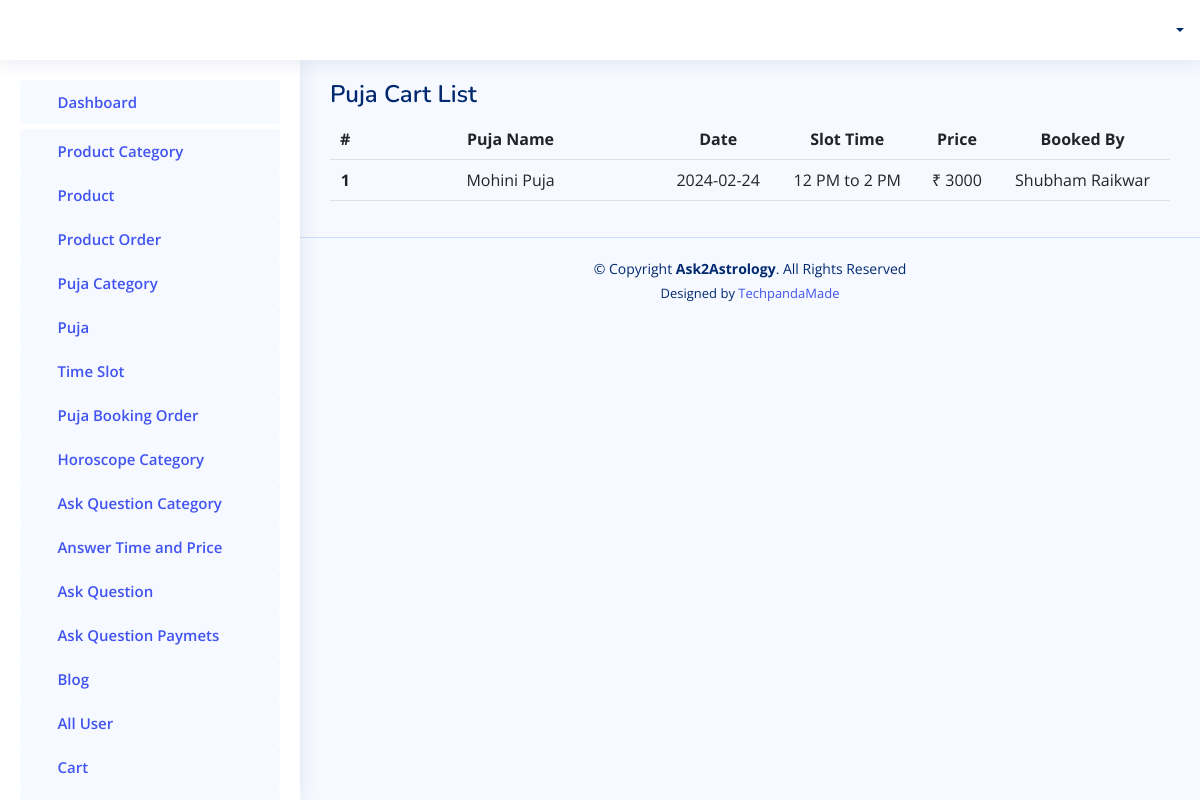
/admin-panel/allpujacarts/, run on the app's committed database.
### userapp/models.py (models this page shows)
class PujaSlotBooking(models.Model):
	class Meta():
		unique_together = ('user', 'pooja')     #using unique together do not create duplicate cart
	user = models.ForeignKey(User, on_delete=models.CASCADE)
	pooja = models.ForeignKey(Pooja, on_delete=models.CASCADE)
	pujaslot = models.ForeignKey(PoojaSlot, on_delete=models.CASCADE)
	dateofpuja = models.CharField(max_length=12, null=True)

### adminapp/models.py (models this page shows, shortened)
class Pooja(models.Model):
    name = models.CharField(max_length=200, null=True)
    pojapicture = models.ImageField(upload_to=filepath4, blank=True, null=True)
    discription = models.CharField(max_length=250, null=True)
    needofpuja = models.CharField(max_length=450, null=True)
    advantages = models.CharField(max_length=500, null=True)
    pujasamagri = models.CharField(max_length=400, null=True)
    category = models.ForeignKey(CategoryOfPooja, on_delete=models.CASCADE)
    pujaslot = models.ForeignKey(PoojaSlot, on_delete=models.CASCADE, null=True)
    dateofpuja = models.CharField(max_length=12, null=True,default=tomorrow)
    price = models.CharField(max_length=200, null=True)
    offers = models.CharField(max_length=200, default=0)
    offerprice = models.CharField(max_length=200, default=0)
    faq = models.TextField(null=True)
    active_status = models.BooleanField(default=True)

class PoojaSlot(models.Model):
    slottime = models.CharField(max_length=10, null=True)

### accounts/models.py (models this page shows)
class User(AbstractUser):
    is_user = models.BooleanField(default=False)
    contactno = models.CharField(max_length=12, null=True)
    profilepicture = models.ImageField(upload_to=filepath, blank=True, null=True)
    gender = models.CharField(max_length=12, null=True)
    language = models.CharField(max_length=50, null=True)
    dateofbirth = models.CharField(max_length=20, null=True)
    marital_status = models.CharField(max_length=50, null=True)
    timeofbirth = models.CharField(max_length=20, null=True)
    placeofbirth = models.CharField(max_length=100, null=True)
    currentaddress = models.CharField(max_length=300, null=True)
    mobileno = models.CharField(max_length=300, null=True)
    countrycode = models.CharField(max_length=50, null=True)
    houseno = models.CharField(max_length=300, null=True)
    area = models.CharField(max_length=300, null=True)
    landmark = models.CharField(max_length=300, null=True)
    pincode = models.CharField(max_length=300, null=True)
    towncity = models.CharField(max_length=300, null=True)
    state = models.CharField(max_length=300, null=True)

### adminapp/views.py (the view)
# urls.py: path('allpujacarts/', views.GetAllPujaCarts),
def GetAllPujaCarts(request):
    cart = PujaSlotBooking.objects.all().order_by('-id')
    return render(request, "admintemp/pujacartlist.html", {'pujacarts':cart})

### templates/admintemp/pujacartlist.html (shortened to what this page needs)
{% extends 'admintemp/index.html' %}
{% load static %}
  {% block content %}
  <main id="main" class="main">
    <div class="pagetitle">
      <h1>Puja Cart List</h1>
    </div>
    <section class="section">
      <div class="row">
        <div class="col-lg-12">
          <div class="">
            <div class="card-body" >
              <table class="table">
                <thead>
                  <tr  style="text-align:center;">
                    <th scope="col">#</th>
                    <th scope="col">Puja Name</th>
                    <th scope="col">Date</th>
                    <th scope="col">Slot Time</th>
                    <th scope="col">Price</th>
                    <th scope="col">Booked By</th>
                  </tr>
                </thead>
                <tbody>
                  {% for ky in pujacarts %}
                  <tr style="text-align:center;">
                    <th scope="row">{{forloop.counter}}</th>
                    <td width="300px">
                    {{ ky.pooja.name }}
                    </td>
                    <td>{{ ky.dateofpuja }}</td>
                    <td>{{ ky.pujaslot.slottime }}</td>
                    <td>₹ {{ ky.pooja.price }}</td>
                    <td>{{ ky.user.first_name }} {{ ky.user.last_name }}</td>
                    </tr>
                  {% endfor %}
                </tbody>
              </table>
            </div>
          </div>
      </div>
    </section>
  </main>
  {% endblock content %}

### static/assets2/css/style.css (style rules this page uses)
:root { scroll-behavior: smooth; }
body { font-family: "Open Sans", sans-serif; background: #f6f9ff; color: #444444; }
h1, h2, h3, h4, h5, h6 { font-family: "Nunito", sans-serif; }
#main { margin-top: 60px; padding: 20px 30px; transition: all 0.3s; }
.pagetitle { margin-bottom: 10px; }
.pagetitle h1 { font-size: 24px; margin-bottom: 0; font-weight: 600; color: #012970; }
.card-body { padding: 0 20px 20px 2 0px; }
@media (min-width: 1200px) { #main, #footer { margin-left: 300px; } }

### data on the page
PujaSlotBooking: pooja.name "Mohini Puja", dateofpuja "2024-02-24", pujaslot.slottime "12 PM to 2 PM", pooja.price "3000", user.first_name "Shubham", user.last_name "Raikwar"
